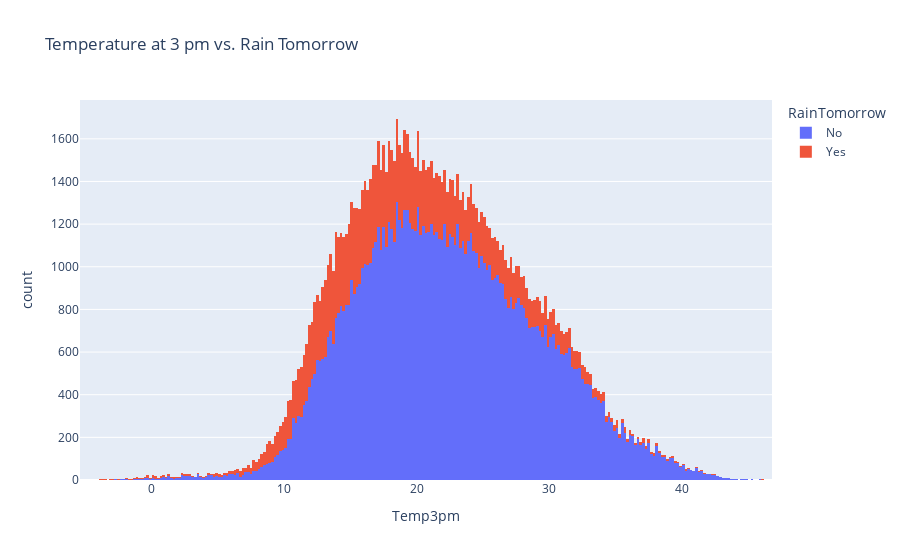

Here is the notebook cell this chart was saved with:
### Code cell
px.histogram(raw_df, 
             x='Temp3pm', 
             title='Temperature at 3 pm vs. Rain Tomorrow', 
             color='RainTomorrow')

### Figure 1 — Plotly figure (JSON) as saved in the notebook; plotly's stock layout.template omitted (floating-point values rounded to 4 significant figures; data arrays with more than 128 entries replaced by an {"elided": "..."} marker saying what was removed)
{"data": [{"alignmentgroup": "True", "bingroup": "x", "hovertemplate": "RainTomorrow=No<br>Temp3pm=%{x}<br>count=%{y}<extra></extra>", "legendgroup": "No", "marker": {"color": "#636efa", "pattern": {"shape": ""}}, "name": "No", "offsetgroup": "No", "orientation": "v", "showlegend": true, "type": "histogram", "x": {"elided": "109586 float values"}, "xaxis": "x", "yaxis": "y"}, {"alignmentgroup": "True", "bingroup": "x", "hovertemplate": "RainTomorrow=Yes<br>Temp3pm=%{x}<br>count=%{y}<extra></extra>", "legendgroup": "Yes", "marker": {"color": "#EF553B", "pattern": {"shape": ""}}, "name": "Yes", "offsetgroup": "Yes", "orientation": "v", "showlegend": true, "type": "histogram", "x": {"elided": "31201 float values"}, "xaxis": "x", "yaxis": "y"}], "layout": {"barmode": "relative", "legend": {"title": {"text": "RainTomorrow"}, "tracegroupgap": 0}, "title": {"text": "Temperature at 3 pm vs. Rain Tomorrow"}, "xaxis": {"anchor": "y", "domain": [0, 1], "title": {"text": "Temp3pm"}}, "yaxis": {"anchor": "x", "domain": [0, 1], "title": {"text": "count"}}}}
